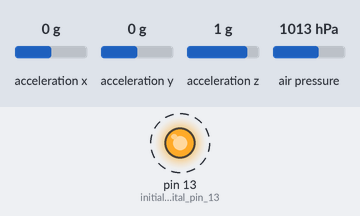
The sketch below on a simulated Arduino Uno, built with avr-gcc and run on an emulated ATmega328P. Parts: output pins drawn as LEDs (lit = HIGH). Dashed ring = blinking. Inputs (shaded band) come from the test bench; at power-on: acceleration x 0 g, acceleration y 0 g, acceleration z 1 g, air pressure 1013 hPa. What the sketch prints to the serial monitor is not drawn.

Above: at 0.06 s.
Timing chart, 0 to 3.0 s (numbered marks = the images above):
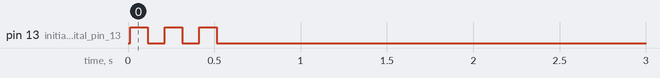

The sketch:

version06.ino
```cpp
// (licence header left out)
/**

 Version information:
 ====================
 Date       verssion  Comment
 ----------------------------------------------------------------------------------------------------
 12-3-2015  03        Initial commit to Github
 13-3-2015  04        Changed the use of doubles to float,
                      Change the use of sqrt() to sqrtf(), use single precision for double precision
 13-3-2015  05        Added timer 1 interrupts at 200 ms interval to have exact timed measurements
 14-3-2015  06        Removed accelerometer axis from struct to save space for more data points
                      Increase of datapints to 1000 at a 100 ms interval
                      Modifications to output data to adapt to the changes
                      Changed data point to time in ms in output data

 Future features and optimizations:
 ==================================
 \todo Add function to store unique measurement ID to measurement output and store in eeprom.


 */

/* ---- Includes ---- */
#include <Wire.h>                // Library for 2Wire (i2c)
#include <TimerOne.h>            // Library for Timer 1

#include <math.h>                // For Sqrt()

#include <Adafruit_BMP085.h>     // Library for Adafruit BMP085/BMP180 pressure sensor board
#include <Adafruit_Sensor.h>     // Generic Livrary for Adafruit sensors
#include <Adafruit_ADXL345_U.h>  // Library for Adafruit ADXL345 accelerometer sensor board

/* ---- defines ---- */
#define DEBUG    // Comment to prevent debug messages on serial port

#define SAMPLES  100  // Number of samples taken by this sketch
#define INTERVAL 100000 // Interval in us between individual measurements using timer 1
#define TRIGGER_TRESHOLD 20 // treshold in m/s^2 before measurement starts

#define AXIS_X  0  // Index to x-axis value
#define AXIS_Y  1  // Index to y-axis value
#define AXIS_Z  2  // Index to z-axis value
#define VECTOR  3  // Index to vector value

#define CALIBRATION_COUNT  10 // number of measurements over which measurements are being averaged

/* ---- Variables ---- */
typedef struct sensorset_t {
                            float fAccV;       // vector accelerometer sensor in m/s
                            float fAltHeight;  // current height in meters
                            } sensorset_t;

Adafruit_BMP085 bmp;      // Create object for Adafruit BMP085 sensor
/* Assign a unique ID to this sensor at the same time */
Adafruit_ADXL345_Unified accel = Adafruit_ADXL345_Unified(12345); // Create object for Adafruit ADXL345 sensor

volatile bool bIntT1 = false; // Flag for interrupt timer 1 use volatile for shared variables

/* ---- Functions ---- */

/** \brief blink function to blink LED x times y interval
 * This function is used to allow visual inspection on the operation of the program.
 * \variable int8_t iCount the number of times that the LED will blink
 * \varaible int16_t iDuration the time (T) in ms for a on-off cycle of the LED.
 * \note This function will affect the timing of the process calling this function.
 */
void blink(int8_t iCount, int16_t iDuration){
  for ( int i = 0; i < iCount; i++){ // Counter to count iCount times.
    digitalWrite(13, HIGH);  // turn the LED on (HIGH is the voltage level)
    delay(iDuration);        // Wait iduration ms
    digitalWrite(13, LOW);   // turn the LED on (HIGH is the voltage level)
    delay(iDuration);        // Wait iduration ms
  }
}

/** \brief function called by interrupt timer 1
 * Sets flag to remind that interrupt was set
 */
void TimeOut1(void){
  bIntT1 = true;  // Set flag
}

/** /brief setup Setup and initialisation of the Arduino and sensors.
 *
 */
void setup() {
  pinMode(13, OUTPUT); // initialize digital pin 13 as an output.
  Serial.begin(9600);  // Initialize serial and wait for port to open

  /* Initialise the BMP180 sensor */
  if (!bmp.begin()) {
#ifdef DEBUG
    Serial.println("NOK:BMP085");  // send message on serial port
#endif

    while(1) {
      blink(1, 250);  // Blink LED 1 time
      delay(1000);    // wait 1 second
    };
  }

  /* Initialise the ADXL345 sensor */
  if(!accel.begin())
  {
    /* There was a problem detecting the ADXL345 ... check your connections */
#ifdef DEBUG
    Serial.println("NOK:ADXL345");
#endif

    while(1) {
      blink(2, 250); // Blink ELED 2 times
      delay(1000); // wait 1 second
    };
  }

  /* Set the range to whatever is appropriate for your project */
  accel.setRange(ADXL345_RANGE_16_G);

  Timer1.initialize(INTERVAL);      // initilize timer 1
  Timer1.attachInterrupt(TimeOut1); // link interrupt to function blinkLED to run every interrupt

#ifdef DEBUG
  Serial.println(" OK:Setup");
#endif
}

/** \brief main loop
 * The main program has three stages:
 * 1 - calibrate the sensors
 * 2 - Start measuring when movement is detected
 * 3 - When datacollection is finished start sending collected data over the serial port.
 *
 */
void loop() {
  // Variables within main loop
  sensorset_t     aSensorSamples[SAMPLES] = { 0 };  // Array of sensor sets to store colleged data
  int32_t         i32ActualPreassure = 0; // variable for storing actual preassure in pascal. Used for calibrating
  float           fAxisCal[3] = { 0 };  // Array of floats to store calibration values. Used for calibrating
  float           fAxisMeas[3] = { 0 };  // Array of floats to store current values and calculate vector of.
  sensors_event_t event;   // Pointer to event-struct for storing accelerometer data
  int8_t          i = 0;  // counter variable
  bool            bRunning = false; // flag to set state of data collection process.

  // Calibration of preassure sensor
  for (int i = 0; i < CALIBRATION_COUNT; i++){
    i32ActualPreassure += bmp.readPressure(); // Read local pressure for reference
    // delay(INTERVAL); // Wait to create longer averiging period
  };
  i32ActualPreassure /= CALIBRATION_COUNT; // average values.

  // calibration and averaging of acceleration sensor
  for (int i = 0; i < CALIBRATION_COUNT; i++){
    accel.getEvent(&event); // Get a new sensor event and store result in sensors event struct

    fAxisCal[AXIS_X] += event.acceleration.x; // Sum measured value with current value
    fAxisCal[AXIS_Y] += event.acceleration.y;
    fAxisCal[AXIS_Z] += event.acceleration.z;
    // delay(INTERVAL); // Wait to create longer averiging period
  };
  fAxisCal[AXIS_X] /= CALIBRATION_COUNT; // average all values.
  fAxisCal[AXIS_Y] /= CALIBRATION_COUNT;
  fAxisCal[AXIS_Z] /= CALIBRATION_COUNT;

#ifdef DEBUG
  Serial.println(" OK:Calibration");
#endif

#ifdef DEBUG
  Serial.println(" OK:Wait trigger");
#endif

  blink(3, 100);  // Blink LED 3 time
  // Collect data
  while (i < SAMPLES){

    // Accelerometer sensor
    accel.getEvent(&event); // collect data
    fAxisMeas[AXIS_X] = event.acceleration.x - fAxisCal[AXIS_X]; // store data in sensor array.
    fAxisMeas[AXIS_Y] = event.acceleration.y - fAxisCal[AXIS_Y];
    fAxisMeas[AXIS_Z] = event.acceleration.z - fAxisCal[AXIS_Z];
    aSensorSamples[i].fAccV = sqrtf(pow(fAxisMeas[AXIS_X], 2) + // calculate the length of the vector
                                    pow(fAxisMeas[AXIS_Y], 2) +
                                    pow(fAxisMeas[AXIS_Z], 2)
                                   );
    // Height meter
    aSensorSamples[i].fAltHeight = bmp.readAltitude((float)i32ActualPreassure);

    // wait for trigger to running true
    if (aSensorSamples[i].fAccV > TRIGGER_TRESHOLD){     // test if accelerometer is sensing movement
      bRunning = true;
    }

    if ( bRunning == true){
      i++;
      // Wait until interrupt will set this flag
      while (bIntT1 == false){
        ; // Wait until interrupt timer 1 has set flag bIntT1 other than false
      }
      bIntT1 = false; // set flag to false to allow interrupt timer 1 to set it again
    }
  }

#ifdef DEBUG
  Serial.println(" OK:Datacollection");
#endif

  // send collected data serial
  while(1) {
    digitalWrite(13, HIGH);   // turn the LED on (HIGH is the voltage level)

    Serial.println("");
    // Send start character
    Serial.println("S");
    // Send header of the table with sensor data including starting 'H' identifeier that Header is following
    Serial.println("H;t(ms);Vector(m/s^2); Height(m)");

    // Send sensordata in table form semicolon separated.
    for ( i = 0; i < SAMPLES; i++) {
      Serial.print("D;");  // Line identifier that data is following
      Serial.print(((i+1)*INTERVAL)/1000);
      Serial.print(";");
      Serial.print(aSensorSamples[i].fAccV);
      Serial.print(";");
      Serial.println(aSensorSamples[i].fAltHeight); // print semicolon and terminate with /n
    };

    // Send stop character
    Serial.println("F");

    digitalWrite(13, LOW);    // turn the LED off by making the voltage LOW
    delay(2000);              // wait for a 2 second (1000 ms) before repeat sending data allow to capture data in serial terminal
  };
}
```

Measured:
- by itself, pin 13 (initialize_digital_pin_13): alternates HIGH for 0.10 s and LOW for 0.10 s, 6 changes in all, then stays LOW
